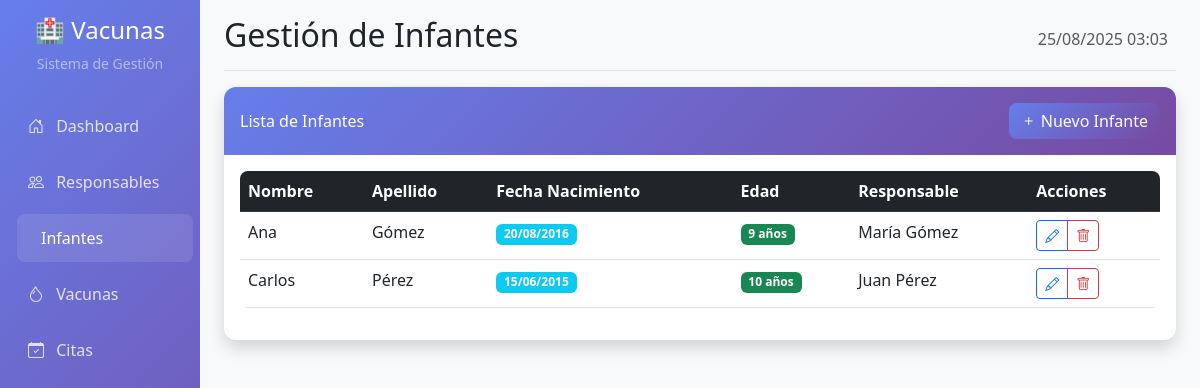
The app's page /infantes.php with its own data.
### tables this page shows
CREATE TABLE `infantes` (
  `id` bigint(20) NOT NULL,
  `nombre` varchar(255) NOT NULL,
  `apellido` varchar(255) NOT NULL,
  `fecha_nacimiento` date NOT NULL,
  `responsable_id` bigint(20) NOT NULL
);

CREATE TABLE `responsable` (
  `id` bigint(20) NOT NULL,
  `nombre` varchar(255) NOT NULL,
  `apellido` varchar(255) NOT NULL,
  `carnet` varchar(255) NOT NULL,
  `celular` varchar(255) NOT NULL
);

### controllers/InfanteController.php (called while the page is built, shortened)
<?php
require_once __DIR__ . '/../models/Infante.php';
require_once __DIR__ . '/../config/database.php';
class InfanteController {
    private $infante;
    public function __construct() {
        $this->database = new Database();
        $this->infante = new Infante($this->database->getConnection());
    }
    public function index() {
        $stmt = $this->infante->read();
        $infantes = $stmt->fetchAll(PDO::FETCH_ASSOC);
        return $infantes;
    }
    public function calcularEdad($fecha_nacimiento) {
        $fecha_nac = new DateTime($fecha_nacimiento);
        $hoy = new DateTime();
        $edad = $hoy->diff($fecha_nac);
        return $edad->y;
    }
}
?>

### config/database.php (called while the page is built, shortened)
<?php
class Database {
    private $host = 'localhost';
    private $db_name = 'bd_vac';
    private $username = 'root';
    private $password = '';
    public function getConnection() {
        $this->conn = null;
        try {
            $this->conn = new PDO(
                "mysql:host=" . $this->host . ";dbname=" . $this->db_name,
                $this->username,
                $this->password
            );
            $this->conn->setAttribute(PDO::ATTR_ERRMODE, PDO::ERRMODE_EXCEPTION);
            $this->conn->exec("set names utf8");
        } catch(PDOException $exception) {
            echo "Error de conexión: " . $exception->getMessage();
        }
        return $this->conn;
    }
}
?>

### models/Infante.php (called while the page is built, shortened)
<?php
require_once __DIR__ . '/../config/database.php';
class Infante {
    private $conn;
    private $table_name = "infantes";
    public function __construct($db) {
        $this->conn = $db;
    }
    public function read() {
        $query = "SELECT i.*, r.nombre as responsable_nombre, r.apellido as responsable_apellido
                  FROM " . $this->table_name . " i
                  LEFT JOIN responsable r ON i.responsable_id = r.id
                  ORDER BY i.apellido, i.nombre";
        $stmt = $this->conn->prepare($query);
        $stmt->execute();
        return $stmt;
    }
}
?>

### infantes.php (the view, shortened to what this page needs)
<?php
require_once __DIR__ . '/controllers/InfanteController.php';
$controller = new InfanteController();
$action = $_GET['action'] ?? 'index';
switch ($action) {
    default:
        $infantes = $controller->index();
        break;
}
include __DIR__ . '/views/layout/header.php';
?>
<?php if ($action === 'index'): ?>
    <div class="card shadow mb-4">
        <div class="card-header py-3 d-flex justify-content-between align-items-center">
            <h6 class="m-0 font-weight-bold text-white">
                <i class="bi bi-baby"></i> Lista de Infantes
            </h6>
            <a href="?action=create" class="btn btn-primary">
                <i class="bi bi-plus"></i> Nuevo Infante
            </a>
        </div>
        <div class="card-body">
            <?php if (empty($infantes)): ?>
                <div class="text-center py-5">
                    <i class="bi bi-baby display-1 text-muted"></i>
                    <p class="text-muted mt-3">No hay infantes registrados</p>
                    <a href="?action=create" class="btn btn-primary">Registrar el primer infante</a>
                </div>
            <?php else: ?>
                <div class="table-responsive">
                    <table class="table table-hover">
                        <thead class="table-dark">
                            <tr>
                                <th>Nombre</th>
                                <th>Apellido</th>
                                <th>Fecha Nacimiento</th>
                                <th>Edad</th>
                                <th>Responsable</th>
                                <th>Acciones</th>
                            </tr>
                        </thead>
                        <tbody>
                            <?php foreach ($infantes as $infante): ?>
                                <tr>
                                    <td><?php echo htmlspecialchars($infante['nombre']); ?></td>
                                    <td><?php echo htmlspecialchars($infante['apellido']); ?></td>
                                    <td>
                                        <span class="badge bg-info">
                                            <?php echo date('d/m/Y', strtotime($infante['fecha_nacimiento'])); ?>
                                        </span>
                                    </td>
                                    <td>
                                        <?php
                                        $edad = $controller->calcularEdad($infante['fecha_nacimiento']);
                                        echo '<span class="badge bg-success">' . $edad . ' años</span>';
                                        ?>
                                    </td>
                                    <td><?php echo htmlspecialchars($infante['responsable_nombre'] . ' ' . $infante['responsable_apellido']); ?></td>
                                    <td>
                                        <div class="btn-group" role="group">
                                            <a href="?action=edit&id=<?php echo $infante['id']; ?>"
                                               class="btn btn-sm btn-outline-primary">
                                                <i class="bi bi-pencil"></i>
                                            </a>
                                            <button type="button" class="btn btn-sm btn-outline-danger"
                                                    onclick="deleteInfante(<?php echo $infante['id']; ?>)">
                                                <i class="bi bi-trash"></i>
                                            </button>
                                        </div>
                                    </td>
                                </tr>
                            <?php endforeach; ?>
                        </tbody>
                    </table>
                </div>
            <?php endif; ?>
        </div>
    </div>
<?php endif; ?>
<?php include __DIR__ . '/views/layout/footer.php'; ?>

### views/layout/header.php (style rules this page uses)
.card { border: none; box-shadow: 0 0.125rem 0.25rem rgba(0, 0, 0, 0.075); border-radius: 0.75rem; }
.card-header { background: linear-gradient(135deg, #667eea 0%, #764ba2 100%); color: white; border-radius: 0.75rem 0.75rem 0 0 !important; border: none; }
.btn-primary { background: linear-gradient(135deg, #667eea 0%, #764ba2 100%); border: none; border-radius: 0.5rem; }
.table { border-radius: 0.5rem; overflow: hidden; }

### records on screen
infantes: nombre "Ana", apellido "Gómez", fecha_nacimiento "20/08/2016", fecha_nacimiento "9", responsable.apellido "María Gómez"
infantes: nombre "Carlos", apellido "Pérez", fecha_nacimiento "15/06/2015", fecha_nacimiento "10", responsable.apellido "Juan Pérez"

### other values on screen
$page_title "Gestión de Infantes"
